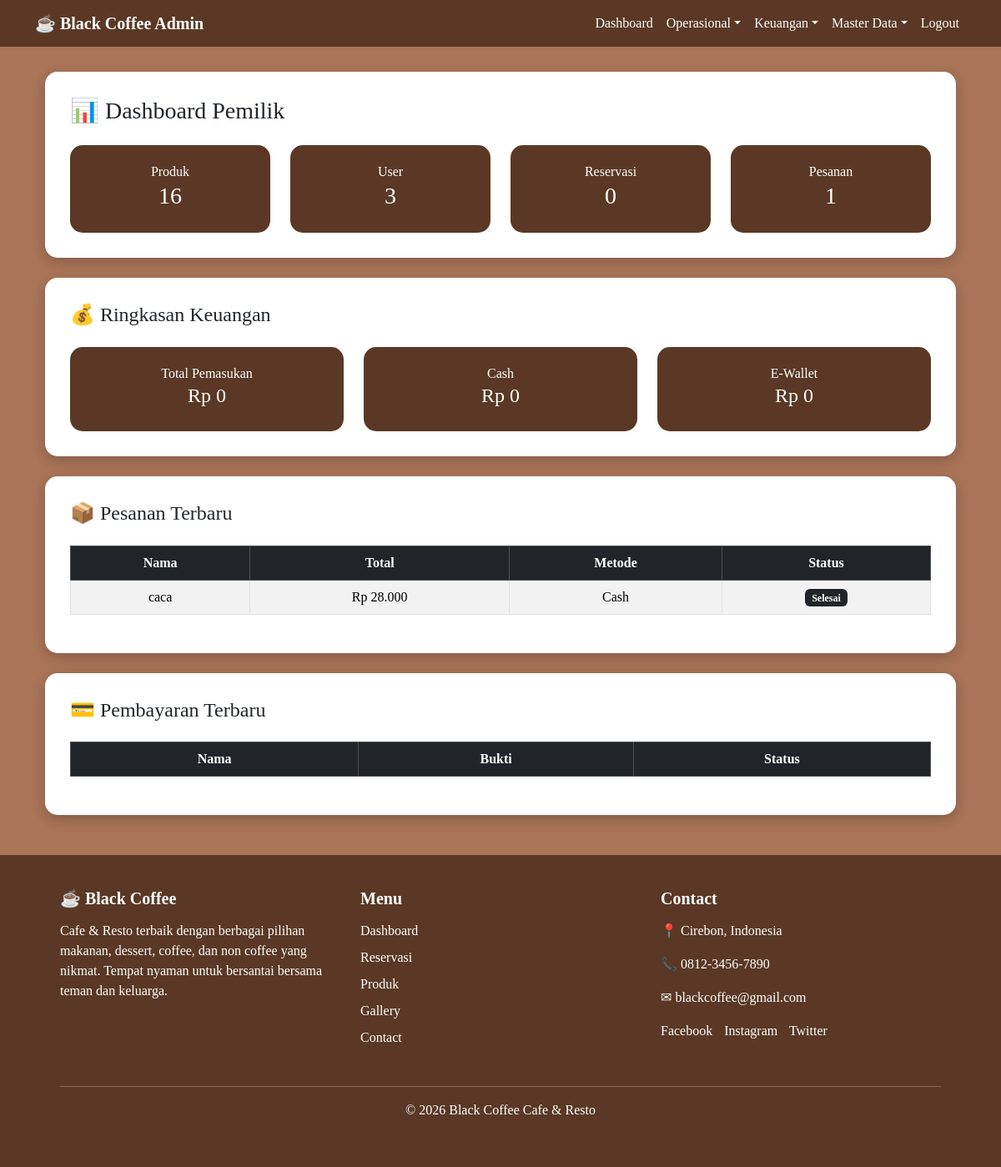
/admin/index.php (signed in), run on an earlier commit of the app's database.
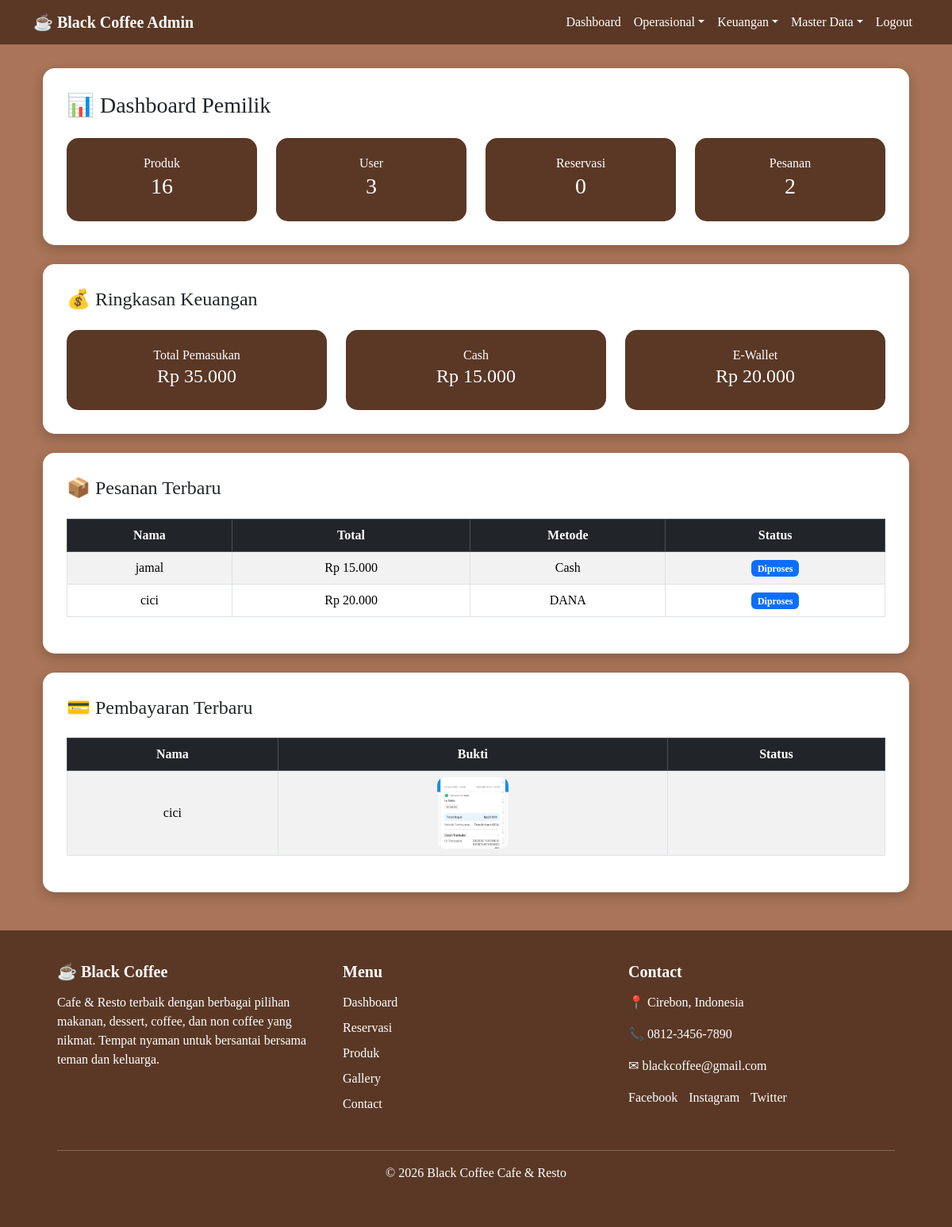
And on a later commit of the database.
### tables this page shows
CREATE TABLE `pesanan` (
  `id_pesanan` int(11) NOT NULL,
  `id_user` int(11) NOT NULL,
  `nama_pemesan` varchar(100) NOT NULL,
  `meja` varchar(10) NOT NULL,
  `pembayaran` varchar(50) NOT NULL,
  `tanggal` datetime DEFAULT current_timestamp(),
  `total` int(11) NOT NULL,
  `status` enum('pending','dibayar','diproses','selesai','dibatalkan') DEFAULT 'pending'
);

CREATE TABLE `pembayaran` (
  `id` int(11) NOT NULL,
  `id_pesanan` int(11) NOT NULL,
  `metode` varchar(50) NOT NULL,
  `total` int(11) NOT NULL,
  `nama` varchar(100) DEFAULT NULL,
  `bukti` varchar(255) DEFAULT NULL,
  `status` varchar(50) DEFAULT NULL,
  `tanggal` timestamp NOT NULL DEFAULT current_timestamp(),
  `uang_bayar` int(11) DEFAULT NULL,
  `kembalian` int(11) DEFAULT NULL
);

### admin/index.php (called while the page is built, shortened)
<?php
include "dashboard.php";
?>

### admin/home.php (the view, shortened to what the changed rows need)
<?php
$total_pemasukan = mysqli_fetch_assoc(mysqli_query($conn,"
SELECT SUM(total) AS total
FROM laporan
WHERE status='Berhasil'
"));
$total_cash = mysqli_fetch_assoc(mysqli_query($conn,"
SELECT SUM(total) AS total
FROM laporan
WHERE metode='Cash'
AND status='Berhasil'
"));
$total_ewallet = mysqli_fetch_assoc(mysqli_query($conn,"
SELECT SUM(total) AS total
FROM laporan
WHERE metode!='Cash'
AND status='Berhasil'
"));
$pesanan = mysqli_query($conn,"
SELECT *
FROM pesanan
ORDER BY id_pesanan DESC
LIMIT 5
");
$pembayaran = mysqli_query($conn,"
SELECT *
FROM pembayaran
WHERE bukti IS NOT NULL
AND bukti != ''
ORDER BY id DESC
LIMIT 5
");
?>
<div class="container">
    <div class="container-box">
        <h3 class="mb-4">
            📊 Dashboard Pemilik
        </h3>
        <div class="row g-4">
            <div class="col-md-3">
                <div class="stat-card">
                    Produk <br>
                    <h3>
                        <?= $total_produk ?>
                    </h3>
                </div>
            </div>
            <div class="col-md-3">
                <div class="stat-card">
                    User <br>
                    <h3>
                        <?= $total_user ?>
                    </h3>
                </div>
            </div>
            <div class="col-md-3">
                <div class="stat-card">
                    Reservasi <br>
                    <h3>
                        <?= $total_reservasi ?>
                    </h3>
                </div>
            </div>
            <div class="col-md-3">
                <div class="stat-card">
                    Pesanan <br>
                    <h3>
                        <?= $total_pesanan ?>
                    </h3>
                </div>
            </div>
        </div>
    </div>
    <div class="container-box mt-4">
        <h4 class="mb-4">
            💰 Ringkasan Keuangan
        </h4>
        <div class="row g-4">
            <div class="col-md-4">
                <div class="stat-card">
                    Total Pemasukan <br>
                    <h4>
                        Rp <?= number_format($total_pemasukan['total'] ?? 0,0,',','.') ?>
                    </h4>
                </div>
            </div>
            <div class="col-md-4">
                <div class="stat-card">
                    Cash <br>
                    <h4>
                        Rp <?= number_format($total_cash['total'] ?? 0,0,',','.') ?>
                    </h4>
                </div>
            </div>
            <div class="col-md-4">
                <div class="stat-card">
                    E-Wallet <br>
                    <h4>
                        Rp <?= number_format($total_ewallet['total'] ?? 0,0,',','.') ?>
                    </h4>
                </div>
            </div>
        </div>
    </div>
    <div class="container-box mt-4">
        <h4 class="mb-4">
            📦 Pesanan Terbaru
        </h4>
        <div class="table-responsive">
            <table class="table table-striped table-bordered text-center align-middle">
                <thead class="table-dark">
                    <tr>
                        <th>Nama</th>
                        <th>Total</th>
                        <th>Metode</th>
                        <th>Status</th>
                    </tr>
                </thead>
                <tbody>
                <?php while($p = mysqli_fetch_assoc($pesanan)){ ?>
                    <tr>
                        <td>
                            <?= $p['nama_pemesan'] ?>
                        </td>
                        <td>
                            Rp <?= number_format($p['total'],0,',','.') ?>
                        </td>
                        <td>
                            <?= $p['pembayaran'] ?>
                        </td>
                        <td>
                            <?php if($p['status'] == 'diproses'){ ?>
                                <span class="badge bg-primary">
                                    Diproses
                                </span>
                            <?php } ?>
                            <?php if($p['status'] == 'selesai'){ ?>
                                <span class="badge bg-dark">
                                    Selesai
                                </span>
                            <?php } ?>
                        </td>
                    </tr>
                <?php } ?>
                </tbody>
            </table>
        </div>
    </div>
    <div class="container-box mt-4 mb-5">
        <h4 class="mb-4">
            💳 Pembayaran Terbaru
        </h4>
        <div class="table-responsive">
            <table class="table table-striped table-bordered text-center align-middle">
                <thead class="table-dark">
                    <tr>
                        <th>Nama</th>
                        <th>Bukti</th>
                        <th>Status</th>
                    </tr>
                </thead>
                <tbody>
                <?php while($b = mysqli_fetch_assoc($pembayaran)){ ?>
                    <tr>
                        <td>
                            <?= $b['nama'] ?>
                        </td>
                        <td>
                            <?php if(!empty($b['bukti'])){ ?>
                                <img src="../bukti/<?= $b['bukti'] ?>"
                                     width="90"
                                     height="90"
                                     style="object-fit:cover;border-radius:10px;">
                            <?php } else { ?>
                                <span class="text-danger">
                                    Tidak ada bukti
                                </span>
                            <?php } ?>
                        </td>
                        <td>
                        </td>
                    </tr>
                <?php } ?>
                </tbody>
            </table>
        </div>
    </div>
</div>

What changed in the data, as far as the page shows it:
removed pesanan: nama_pemesan "caca", total "28.000", pembayaran "Cash", status "Selesai"
added pesanan: nama_pemesan "jamal", total "15.000", pembayaran "Cash", status "Diproses"
added pesanan: nama_pemesan "cici", total "20.000", pembayaran "DANA", status "Diproses"
added pembayaran: nama "cici", bukti (picture)
Also different on the page:
$total_pesanan: "1" → "2"
$total_pemasukan['total']: "0" → "35.000"
$total_cash['total']: "0" → "15.000"
$total_ewallet['total']: "0" → "20.000"
